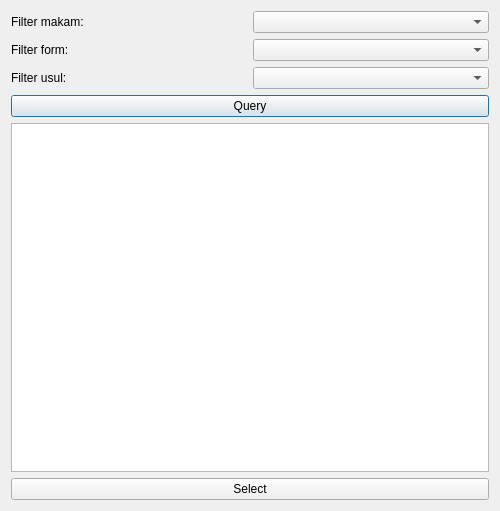
<?xml version="1.0" encoding="UTF-8"?>
<ui version="4.0">
 <class>Dialog</class>
 <widget class="QDialog" name="Dialog">
  <property name="geometry">
   <rect>
    <x>0</x>
    <y>0</y>
    <width>500</width>
    <height>511</height>
   </rect>
  </property>
  <property name="windowTitle">
   <string>Dialog</string>
  </property>
  <layout class="QGridLayout" name="gridLayout">
   <item row="4" column="1" rowspan="2" colspan="2">
    <widget class="QTableView" name="tableView_score"/>
   </item>
   <item row="1" column="2">
    <widget class="QComboBox" name="comboBox_form"/>
   </item>
   <item row="3" column="1" colspan="2">
    <widget class="QPushButton" name="pushButton_query">
     <property name="text">
      <string>Query</string>
     </property>
    </widget>
   </item>
   <item row="1" column="1">
    <widget class="QLabel" name="label_2">
     <property name="text">
      <string>Filter form:</string>
     </property>
     <property name="buddy">
      <cstring>comboBox_form</cstring>
     </property>
    </widget>
   </item>
   <item row="2" column="2">
    <widget class="QComboBox" name="comboBox_usul"/>
   </item>
   <item row="0" column="1">
    <widget class="QLabel" name="label">
     <property name="text">
      <string>Filter makam:</string>
     </property>
     <property name="buddy">
      <cstring>comboBox_makam</cstring>
     </property>
    </widget>
   </item>
   <item row="0" column="2">
    <widget class="QComboBox" name="comboBox_makam"/>
   </item>
   <item row="2" column="1">
    <widget class="QLabel" name="label_3">
     <property name="text">
      <string>Filter usul:</string>
     </property>
     <property name="buddy">
      <cstring>comboBox_usul</cstring>
     </property>
    </widget>
   </item>
   <item row="6" column="1" colspan="2">
    <widget class="QPushButton" name="pushButton_select">
     <property name="text">
      <string>Select</string>
     </property>
    </widget>
   </item>
  </layout>
 </widget>
 <tabstops>
  <tabstop>comboBox_makam</tabstop>
  <tabstop>comboBox_form</tabstop>
  <tabstop>comboBox_usul</tabstop>
  <tabstop>pushButton_query</tabstop>
  <tabstop>tableView_score</tabstop>
 </tabstops>
 <resources/>
 <connections/>
</ui>
